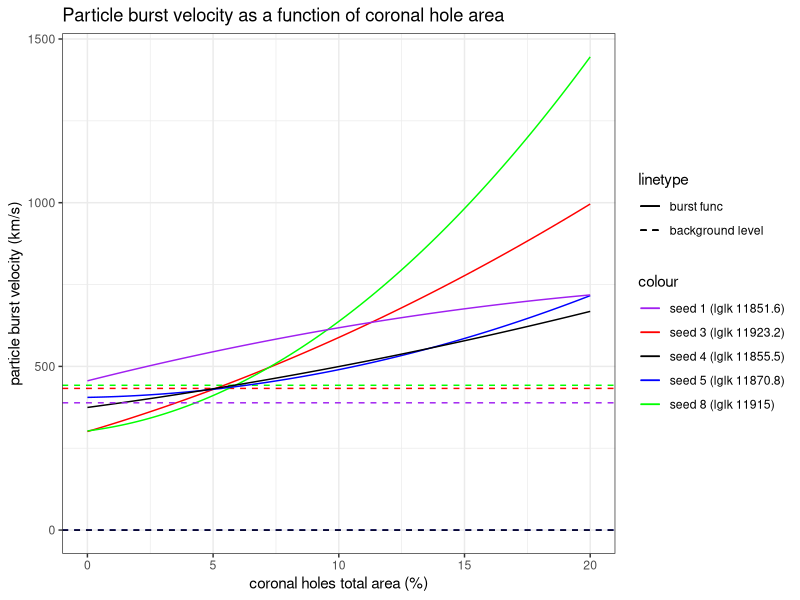
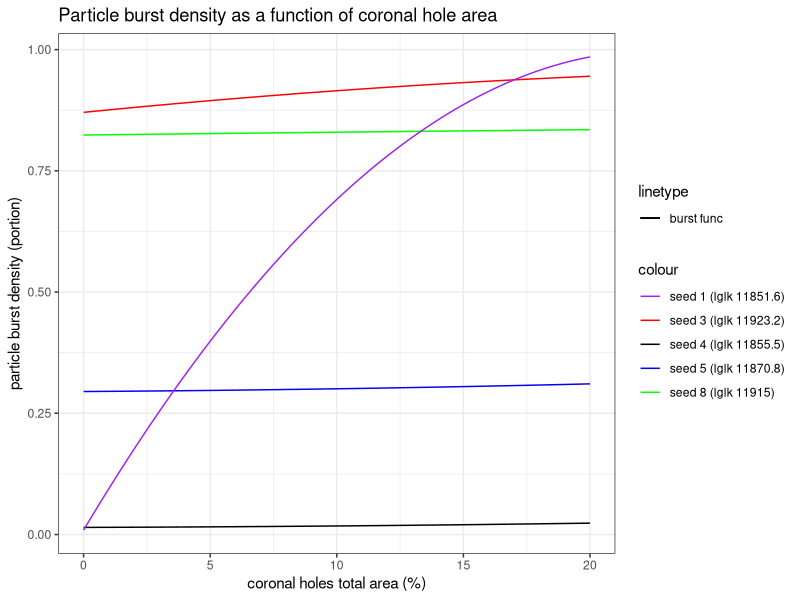
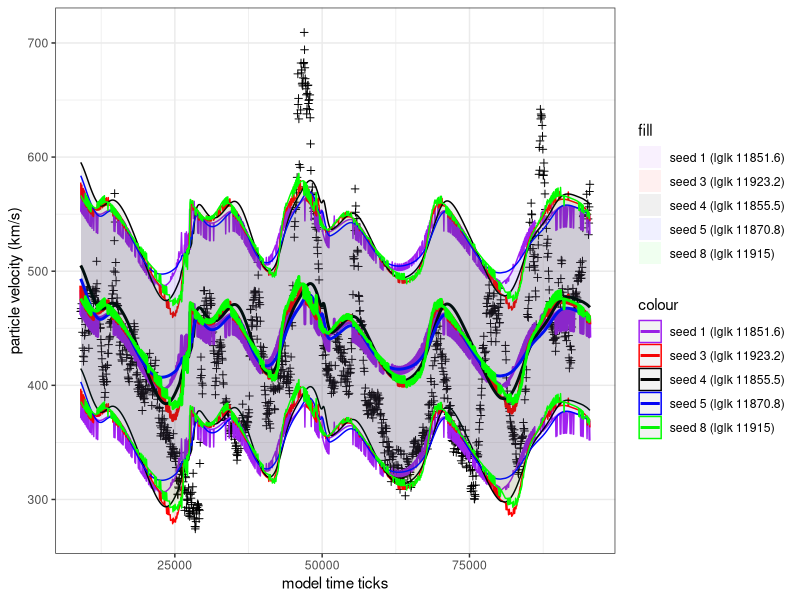
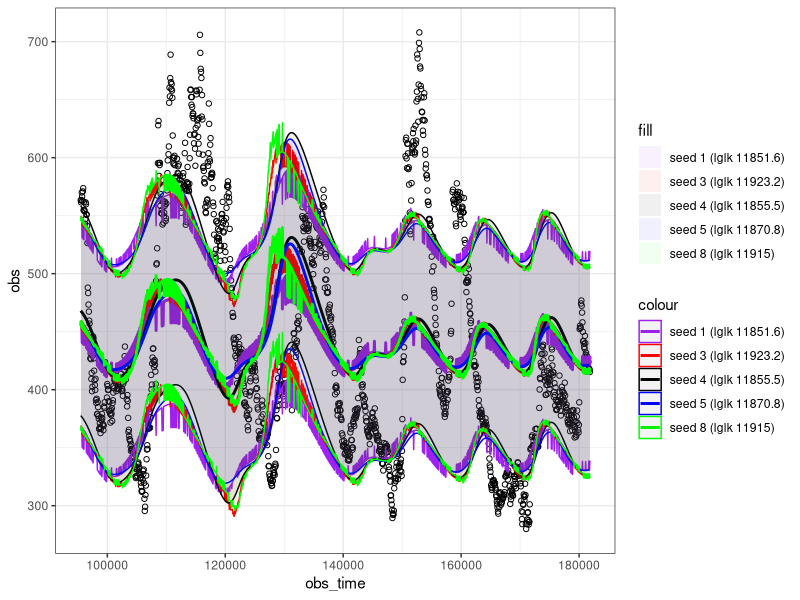

R code for these plots, in order:
## ---- chunk 1
knitr::opts_chunk$set(echo = TRUE)
## ---- chunk 2
library(ggplot2)


prepareVisData <- function(id,lglk,y0,y2,slope_k,bg) {
  x2<-20.0
  m <- matrix(c( 0.0, 0.0, 1.0,
                 x2*x2, x2, 1.0,
                 2.0*x2, 1.0, 0.0),
                nrow=3,byrow = T)
  r <- c(y0, y2, 0.0)
  s <- solve(m,r)
  slope <- s[2]*slope_k
  print(paste0("maximum slope is ",s[2]))
  print(paste0("effective slope is ",slope))
  
  m2 <- matrix(c( 0.0, 0.0, 1.0,
                 x2*x2, x2, 1.0,
                 0.0, 1.0, 0.0),
                nrow=3,byrow = T)
  r2 <- c(y0, y2, slope)
  s2 <- solve(m2,r2)
  
  func <- function(x) {
    return(s2[1]*x*x + s2[2]*x+s2[3])
  }
  
return(
  list(pred=func,bg=bg,lglk_str=paste0('seed ',id,' (lglk ',lglk,')'))
);
}

to_km_per_s <- function(v) {return(v/(1000.0 * 60.0 / 10.0**8.0));}

#docker 0.3 seed 3
#2016-07-11T16:08:11.935964300Z 
#iteration:1105 log-likelihood:11923.2 improvement:0.0278582
#Vfunc nodes: (0;0.180612) (20;0.597612) slope: 0.326881
#Dfunc nodes: (0;0.870576) (20;0.944965) slope: 0.697326
#background wind V:0.259682 D:4.32253
#Noise sigma: 0.0514491
#Earth distance: 1285.718414

vis3d <- prepareVisData(
  3,
  11923.2,
  0.870576,
  0.944965,
  0.697326,
  4.32253)

vis3v <- prepareVisData(
  3,
  11923.2,
  to_km_per_s(0.180612),
  to_km_per_s(0.597612),
  0.326881,
  to_km_per_s(0.259682))

#docker 0.3 seed 8
#2016-07-14T14:55:12.994253100Z 
#iteration:924 log-likelihood:11915 improvement:3.75523
#Vfunc nodes: (0;0.181729) (20;0.867255) slope: 0.0855468
#Dfunc nodes: (0;0.823733) (20;0.834859) slope: 0.55678
#background wind V:0.265428 D:5.82408
#Noise sigma: 0.0520493
#Earth distance: 1230.243211

vis8d <- prepareVisData(
  8,
  11915,
  0.823733,
  0.834859,
  0.55678,
  5.82408)

vis8v <- prepareVisData(
  8,
  11915,
  to_km_per_s(0.181729),
  to_km_per_s(0.867255),
  0.0855468,
  to_km_per_s(0.265428))

#docker 0.3 seed 5
#2016-07-12T05:31:34.962763100Z 
#iteration:583 log-likelihood:11870.8 improvement:88.4558
#Vfunc nodes: (0;0.243192) (20;0.429677) slope: 0.0448303
#Dfunc nodes: (0;0.294873) (20;0.310647) slope: 0.214628
#background wind V:5.20376e-124 D:5.38888e-170
#Noise sigma: 0.0535385
#Earth distance: 1292.090769

vis5d <- prepareVisData(
  5,
  11870.8,
  0.294873,
  0.310647,
  0.214628,
  5.38888e-170)

vis5v <- prepareVisData(
  5,
  11870.8,
  to_km_per_s(0.243192),
  to_km_per_s(0.429677),
  0.0448303,
  to_km_per_s(5.20376e-124))

#docker 0.3 seed 4
#2016-07-10T21:53:49.075621400Z 
#iteration:821 log-likelihood:11855.5 improvement:3.63798e-12
#Vfunc nodes: (0;0.224727) (20;0.40079) slope: 0.35187
#Dfunc nodes: (0;0.0146691) (20;0.0234736) slope: 0.175416
#background wind V:7.88056e-248 D:8.64625e-39
#Noise sigma: 0.0483257
#SEarth distance: 1386.194369

vis4d <- prepareVisData(
  4,
  11855.5,
  0.0146691,
  0.0234736,
  0.175416,
  8.64625e-39)

vis4v <- prepareVisData(
  4,
  11855.5,
  to_km_per_s(0.224727),
  to_km_per_s(0.40079),
  0.35187,
  to_km_per_s(7.88056e-248))

#docker 0.3 seed 1
#2016-07-12T16:21:59.274401800Z 
#iteration:1510 log-likelihood:11851.6 improvement:8.50073
#Vfunc nodes: (0;0.273536) (20;0.430973) slope: 0.735489
#Dfunc nodes: (0;0.00915377) (20;0.984944) slope: 0.897594
#background wind V:0.23322 D:3.04009
#Noise sigma: 0.0542054
#Earth distance: 1613.963631

vis1d <- prepareVisData(
  1,
  11851.6,
  0.00915377,
  0.984944,
  0.897594,
  3.04009)

vis1v <- prepareVisData(
  1,
  11851.6,
  to_km_per_s(0.273536),
  to_km_per_s(0.430973),
  0.735489,
  to_km_per_s(0.23322))

## ---- chunk 3

linetype_scale <- c('1'='solid','2'='dashed')
linetype_scale_labels <- c('1'='burst func','2'='background level')
color_scale <- c(
        '3'='red',
        '8'='green',
        '5'='blue',
        '1'='purple',
        '4'='black')
color_scale_labels <- c(
        '3'=vis3v$lglk_str,
        '8'=vis8v$lglk_str,
        '5'=vis5v$lglk_str,
        '4'=vis4v$lglk_str,
        '1'=vis1v$lglk_str
        )

a <- ggplot(data.frame(x = c(0, 20.0)))+
  theme_bw()+
  ggtitle("Particle burst velocity as a function of coronal hole area")+
  xlab("coronal holes total area (%)")+
  ylab("particle burst velocity (km/s)")+

  scale_linetype_manual(values= linetype_scale,labels=linetype_scale_labels)+
  scale_color_manual(values= color_scale,labels=color_scale_labels)+
  
  stat_function(aes(x,linetype='1',color='3'),fun=vis3v$pred) +
  geom_hline(aes(yintercept=vis3v$bg,linetype='2',color='3'))+
  
  stat_function(aes(x,linetype='1',color='8'),fun=vis8v$pred) +
  geom_hline(aes(yintercept=vis8v$bg,linetype='2',color='8')) +
  
  stat_function(aes(x,linetype='1',color='5'),fun=vis5v$pred) +
  geom_hline(aes(yintercept=vis5v$bg,linetype='2',color='5')) +
  
  stat_function(aes(x,linetype='1',color='4'),fun=vis4v$pred) +
  geom_hline(aes(yintercept=vis4v$bg,linetype='2',color='4')) +
  
  stat_function(aes(x,linetype='1',color='1'),fun=vis1v$pred) +
  geom_hline(aes(yintercept=vis1v$bg,linetype='2',color='1'))
  
print(a)
## ---- chunk 4

a = ggplot(data.frame(x = c(0, 20.0)))+
  theme_bw()+
  ggtitle("Particle burst density as a function of coronal hole area")+
  xlab("coronal holes total area (%)")+
  ylab("particle burst density (portion)")+

  scale_linetype_manual(values= linetype_scale,labels=linetype_scale_labels)+
  scale_color_manual(values= color_scale,labels=color_scale_labels) +
  
  stat_function(aes(x,linetype='1',color='3'),fun=vis3d$pred) +
  #geom_hline(aes(yintercept=vis3d$bg,linetype='2',color='3'))+
  
  stat_function(aes(x,linetype='1',color='8'),fun=vis8d$pred) +
  #geom_hline(aes(yintercept=vis8d$bg,linetype='2',color='8')) +
  
  stat_function(aes(x,linetype='1',color='5'),fun=vis5d$pred) +
  #geom_hline(aes(yintercept=vis5d$bg,linetype='2',color='5')) +
  
  stat_function(aes(x,linetype='1',color='4'),fun=vis4d$pred) +
  #geom_hline(aes(yintercept=vis4d$bg,linetype='2',color='4')) +
  
  stat_function(aes(x,linetype='1',color='1'),fun=vis1d$pred)
  #geom_hline(aes(yintercept=vis1d$bg,linetype='2',color='1'))

print(a)
## ---- chunk 5
sim1 <- read.csv('ResultData/docker-0.3-seed-1-iter-1510.csv')
sim1.sigma <- to_km_per_s(0.0542054)
sim1$lb68 <- sim1$predMean-sim1.sigma
sim1$ub68 <- sim1$predMean+sim1.sigma
sim1q1 <- sim1[sim1$obs_time<=95430,] #first 60 days
sim1q2 <- sim1[sim1$obs_time>95430 & sim1$obs_time<=181830,] #next 60 days

sim3 <- read.csv('ResultData/docker-0.3-seed-3-iter-1105.csv')
sim3.sigma <- to_km_per_s(0.0542054)
sim3$lb68 <- sim3$predMean-sim3.sigma
sim3$ub68 <- sim3$predMean+sim3.sigma
sim3q1 <- sim3[sim3$obs_time<=95430,] #first 60 days
sim3q2 <- sim3[sim3$obs_time>95430 & sim3$obs_time<=181830,] #next 60 days

sim4 <- read.csv('ResultData/docker-0.3-seed-4-iter-821.csv')
sim4.sigma <- to_km_per_s(0.0542054)
sim4$lb68 <- sim4$predMean-sim4.sigma
sim4$ub68 <- sim4$predMean+sim4.sigma
sim4q1 <- sim4[sim4$obs_time<=95430,] #first 60 days
sim4q2 <- sim4[sim4$obs_time>95430 & sim4$obs_time<=181830,] #next 60 days

sim5 <- read.csv('ResultData/docker-0.3-seed-5-iter-583.csv')
sim5.sigma <- to_km_per_s(0.0542054)
sim5$lb68 <- sim5$predMean-sim5.sigma
sim5$ub68 <- sim5$predMean+sim5.sigma
sim5q1 <- sim5[sim5$obs_time<=95430,] #first 60 days
sim5q2 <- sim5[sim5$obs_time>95430 & sim5$obs_time<=181830,] #next 60 days

sim8 <- read.csv('ResultData/docker-0.3-seed-8-iter-924.csv')
sim8.sigma <- to_km_per_s(0.0542054)
sim8$lb68 <- sim8$predMean-sim8.sigma
sim8$ub68 <- sim8$predMean+sim8.sigma
sim8q1 <- sim8[sim8$obs_time<=95430,] #first 60 days
sim8q2 <- sim8[sim8$obs_time>95430 & sim8$obs_time<=181830,] #next 60 days

## ---- chunk 6
b <- ggplot() +
    theme_bw()+
    scale_color_manual(values= color_scale,labels=color_scale_labels)+
    scale_fill_manual(values= color_scale,labels=color_scale_labels)+
    xlab("model time ticks")+
    ylab("particle velocity (km/s)")+

  
    geom_point(data=sim1q1,aes(x=obs_time,y=obs),shape=3) +
  
    geom_line(data=sim1q1,aes(x=obs_time,y=predMean,color='1'),lwd=1) +
    geom_ribbon(data=sim1q1,
                aes(x=obs_time,
                    ymin=lb68,
                    ymax=ub68,color='1',fill='1'),
                alpha=.06) +
  
    geom_line(data=sim3q1,aes(x=obs_time,y=predMean,color='3'),lwd=1) +
    geom_ribbon(data=sim3q1,
                aes(x=obs_time,
                    ymin=lb68,
                    ymax=ub68,color='3',fill='3'),
                alpha=.06) +
  
    geom_line(data=sim4q1,aes(x=obs_time,y=predMean,color='4'),lwd=1) +
    geom_ribbon(data=sim4q1,
                aes(x=obs_time,
                    ymin=lb68,
                    ymax=ub68,color='4',fill='4'),
                alpha=.06) +

    geom_line(data=sim5q1,aes(x=obs_time,y=predMean,color='5'),lwd=1) +
    geom_ribbon(data=sim5q1,
                aes(x=obs_time,
                    ymin=lb68,
                    ymax=ub68,color='5',fill='5'),
                alpha=.06) +
  
    geom_line(data=sim8q1,aes(x=obs_time,y=predMean,color='8'),lwd=1) +
    geom_ribbon(data=sim8q1,
                aes(x=obs_time,
                    ymin=lb68,
                    ymax=ub68,color='8',fill='8'),
                alpha=.06)
print(b)
## ---- chunk 7
d <- ggplot() +
    theme_bw()+
    scale_color_manual(values= color_scale,labels=color_scale_labels)+
    scale_fill_manual(values= color_scale,labels=color_scale_labels)+
  
    geom_point(data=sim1q2,aes(x=obs_time,y=obs),shape=1) +
  
    geom_line(data=sim1q2,aes(x=obs_time,y=predMean,color='1'),lwd=1) +
    geom_ribbon(data=sim1q2,
                aes(x=obs_time,
                    ymin=lb68,
                    ymax=ub68,color='1',fill='1'),
                alpha=.06) +
  
    geom_line(data=sim3q2,aes(x=obs_time,y=predMean,color='3'),lwd=1) +
    geom_ribbon(data=sim3q2,
                aes(x=obs_time,
                    ymin=lb68,
                    ymax=ub68,color='3',fill='3'),
                alpha=.06) +
  
    geom_line(data=sim4q2,aes(x=obs_time,y=predMean,color='4'),lwd=1) +
    geom_ribbon(data=sim4q2,
                aes(x=obs_time,
                    ymin=lb68,
                    ymax=ub68,color='4',fill='4'),
                alpha=.06) +

    geom_line(data=sim5q2,aes(x=obs_time,y=predMean,color='5'),lwd=1) +
    geom_ribbon(data=sim5q2,
                aes(x=obs_time,
                    ymin=lb68,
                    ymax=ub68,color='5',fill='5'),
                alpha=.06) +
  
    geom_line(data=sim8q2,aes(x=obs_time,y=predMean,color='8'),lwd=1) +
    geom_ribbon(data=sim8q2,
                aes(x=obs_time,
                    ymin=lb68,
                    ymax=ub68,color='8',fill='8'),
                alpha=.06)
print(d)
